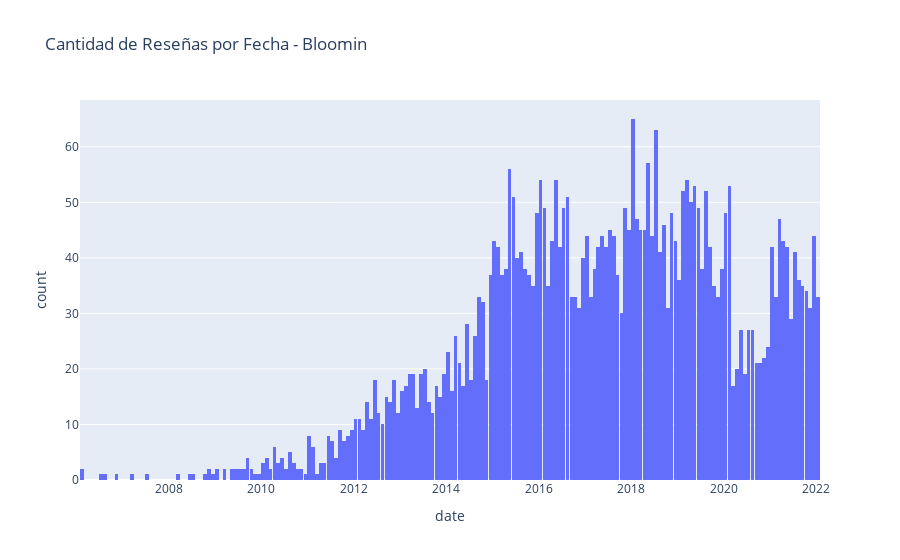

This figure's notebook cell:
### Code cell
fig = px.histogram(df_bloomin_review, x='date', nbins=200, title='Cantidad de Reseñas por Fecha - Bloomin')
fig.show()

### Figure 1 — Plotly figure (JSON) as saved in the notebook; plotly's stock layout.template omitted (floating-point values rounded to 4 significant figures; data arrays with more than 128 entries replaced by an {"elided": "..."} marker saying what was removed)
{"data": [{"alignmentgroup": "True", "bingroup": "x", "hovertemplate": "date=%{x}<br>count=%{y}<extra></extra>", "legendgroup": "", "marker": {"color": "#636efa", "pattern": {"shape": ""}}, "name": "", "nbinsx": 200, "offsetgroup": "", "orientation": "v", "showlegend": false, "type": "histogram", "x": {"elided": "4230 str values"}, "xaxis": "x", "yaxis": "y"}], "layout": {"barmode": "relative", "legend": {"tracegroupgap": 0}, "title": {"text": "Cantidad de Reseñas por Fecha - Bloomin"}, "xaxis": {"anchor": "y", "domain": [0, 1], "title": {"text": "date"}}, "yaxis": {"anchor": "x", "domain": [0, 1], "title": {"text": "count"}}}}
